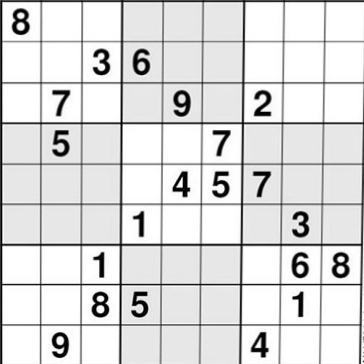
#> input picture Sudoku Solver/Output_Images/extracted_grid.png, 364 x 364 px
$ python main.py   (older library calls are emulated)
#> lines starting #> are read from the running program, lines starting #| are printed output that depends on the picture; after the words box and inside, x2 and y2 are one past the last pixel; in counts of white or black regions, pixels touching at a corner belong together
#> the answer given: Output_Images/extracted_grid.png
### Sudoku Solver/extract_grid.py
import os

import cv2
import numpy as np


# DRAWS LINES
def draw_lines(image, hough_lines, color=None, thickness=2):
    if color is None:
        color = [255, 255, 255]
    height, width = image.shape
    for line in hough_lines:
        rho, theta = line[0]
        if rho == 0 and theta == -100:
            continue
        if theta != 0:
            m = -1 / np.tan(theta)
            c = rho / np.sin(theta)
            (x1, y1) = (0, int(c))
            (x2, y2) = (width, int(m * width + c))

        else:
            (x1, y1) = (rho, 0)
            (x2, y2) = (rho, height)

        cv2.line(image, (x1, y1), (x2, y2), color, thickness)


# Merging lines
def merge_related_lines(lines, image):
    height, width = image.shape
    for current in lines:
        if current[0, 0] == 0 and current[0, 1] == -100:
            continue
        rho_current, theta_current = current[0]

        if np.pi * 45 / 180 <= theta_current <= np.pi * 135 / 180:
            # Almost horizontal
            x1_curr, y1_curr = (0, rho_current / np.sin(theta_current))
            x2_curr, y2_curr = (width, rho_current / np.sin(theta_current) - width / np.tan(theta_current))
        else:
            # Almost Vertical
            x1_curr, y1_curr = (rho_current / np.cos(theta_current), 0)
            x2_curr, y2_curr = (rho_current / np.cos(theta_current) - height * np.tan(theta_current), height)

        for pos in lines:
            if (pos[0] == current[0]).all():
                continue
            rho_pos, theta_pos = pos[0]
            if rho_pos == 0 and theta_pos == -100:
                continue
            if abs(rho_pos - rho_current) < 20 and abs(theta_pos - theta_current) < np.pi * 10 / 180:
                if np.pi * 45 / 180 <= theta_pos <= np.pi * 135 / 180:
                    x1_pos, y1_pos = (0, rho_pos / np.sin(theta_pos))
                    x2_pos, y2_pos = (width, rho_pos / np.sin(theta_pos) - width / np.tan(theta_pos))
                else:
                    # Almost vertical
                    x1_pos, y1_pos = (rho_pos / np.cos(theta_pos), 0)
                    x2_pos, y2_pos = (rho_pos / np.cos(theta_pos) - height * np.tan(theta_pos), height)
                if (x1_curr - x1_pos) ** 2 + (y1_curr - y1_pos) ** 2 <= 64 * 64 and \
                        (x2_curr - x2_pos) ** 2 + (y2_curr - y2_pos) ** 2 <= 64 * 64:
                    # The two lines are close enough. Lets merge i.e, average them and estimate new points
                    rho_current = (rho_current + rho_pos) / 2
                    theta_current = (theta_current + theta_pos) / 2

                    pos[0, 0] = 0
                    pos[0, 1] = -100


# Figures out the borders of the outer_box
def find_borders(lines, image):
    height, width = image.shape
    top_edge = None
    bottom_edge = None
    left_egde = None
    right_egde = None

    top_dist = (height ** 2) * 3
    bottom_dist = 0
    left_dist = (width ** 2) * 3
    right_dist = 0

    for line in lines:
        if line[0, 0] == 0 and line[0, 1] == -100:
            continue
        if np.pi * 45 / 180 <= line[0, 1] <= np.pi * 135 / 180:
            # Horizontal line
            x1, y1 = 0, line[0, 0] / np.sin(line[0, 1])
            if y1 >= height:
                y1 = height - 1
            elif y1 < 0:
                y1 = 0

            x2, y2 = width, line[0, 0] / np.sin(line[0, 1]) - width / np.tan(line[0, 1])
            if y2 >= height:
                y2 = height - 1
            elif y2 < 0:
                y2 = 0

            dist = y1 ** 2 + y2 ** 2
            if dist < top_dist:
                top_dist = dist
                top_edge = line
            if dist > bottom_dist:
                bottom_dist = dist
                bottom_edge = line
        else:
            # Vertical line
            x1, y1 = line[0, 0] / np.cos(line[0, 1]), 0
            if x1 < 0:
                x1 = 0
            elif x1 > width:
                x1 = width

            x2, y2 = line[0, 0] / np.cos(line[0, 1]) - height * np.tan(line[0, 1]), height
            if x2 < 0:
                x2 = 0
            elif x2 > width:
                x2 = width

            dist = x1 ** 2 + x2 ** 2
            if dist < left_dist:
                left_dist = dist
                left_egde = line
            if dist > right_dist:
                right_dist = dist
                right_egde = line
    return [top_edge, bottom_edge, left_egde, right_egde]


def find_intersection_point(line_a, line_b):
    rho_1, theta_1 = line_a[0]
    rho_2, theta_2 = line_b[0]

    x = (rho_2 * np.sin(theta_1) - rho_1 * np.sin(theta_2)) / np.sin(theta_1 - theta_2)
    y = (rho_1 - x * np.cos(theta_1)) / np.sin(theta_1)
    return int(x), int(y)


# Find the longest edge
def length_of_longest_edge(top_left_corner, top_right_corner, bottom_left_corner, bottom_right_corner):
    maxLen = (bottom_left_corner[0] - bottom_right_corner[0]) ** 2 + (
            bottom_left_corner[1] - bottom_right_corner[1]) ** 2
    temp = (top_left_corner[0] - top_right_corner[0]) ** 2 + (top_left_corner[1] - top_right_corner[1]) ** 2
    if temp > maxLen:
        maxLen = temp
    temp = (top_left_corner[0] - bottom_left_corner[0]) ** 2 + (top_left_corner[1] - bottom_left_corner[1]) ** 2
    if temp > maxLen:
        maxLen = temp
    temp = (top_right_corner[0] - bottom_right_corner[0]) ** 2 + (top_right_corner[1] - bottom_right_corner[1]) ** 2
    if temp > maxLen:
        maxLen = temp
    return int(maxLen ** 0.5)


class SudokuImage:
    def __init__(self, image_path="sudokuFull.jpg"):
        # Check if output folder is already created
#> called with image_path = 'Output_Images/extracted_grid.png'
        if not os.path.exists("Output_Images"):
            os.mkdir("Output_Images")
        if not os.path.exists("Output_Images/preprocessing_phase"):
            os.mkdir("Output_Images/preprocessing_phase")

        self.image = cv2.imread(image_path, 0)
#> self.image is the input picture: shape (364, 364); min 0, max 255, mean 219.6
        self.outer_box = None
        self.extracted_grid = None
        self.hough_lines = None
        self.edges = None
        self.top_left_corner = None
        self.top_right_corner = None
        self.bottom_left_corner = None
        self.bottom_right_corner = None
        cv2.imwrite("Output_Images/preprocessing_phase/original.png", self.image)

    def preprocess_image(self):
        blurred = cv2.GaussianBlur(self.image, (5, 5), 0)
        thresholded = cv2.adaptiveThreshold(blurred, 255, cv2.ADAPTIVE_THRESH_MEAN_C, cv2.THRESH_BINARY, 5, 5)
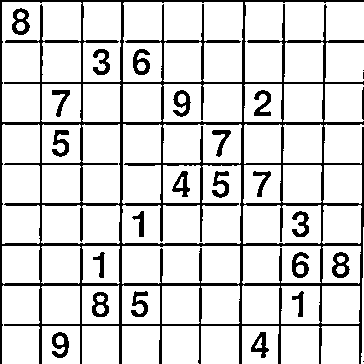
#> thresholded: shape (364, 364); 84.2% white; 26 black regions (3 under 20 px), largest, box (x1, y1, x2, y2) and area: (0, 0, 364, 364) 16369, (12, 8, 30, 35) 263, (332, 252, 350, 278) 253
        thresholded = cv2.bitwise_not(thresholded)
        cv2.imwrite("Output_Images/preprocessing_phase/thresholded.png", thresholded)
        kernel = cv2.getStructuringElement(cv2.MORPH_ELLIPSE, (3, 3))
        dilated_image = cv2.dilate(thresholded, kernel, iterations=1)
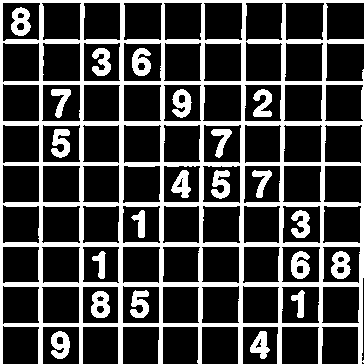
#> dilated_image: shape (364, 364); 26.3% white; 22 white regions, largest, box (x1, y1, x2, y2) and area: (0, 0, 364, 364) 28219, (11, 7, 31, 36) 378, (132, 48, 151, 76) 367
        self.outer_box = dilated_image
        cv2.imwrite("Output_Images/preprocessing_phase/dilated_image.png", dilated_image)
        # Flood Fill to find the biggest blob

        height, width = np.shape(self.outer_box)
        max1 = -1
        max_pt = None
        for y in range(height):
            row = self.outer_box[y]
            for x in range(width):
                if row[x] >= 200:
                    area = cv2.floodFill(self.outer_box, None, (x, y), 64)[0]
                    if area > max1:
                        max1 = area
                        max_pt = (x, y)
#> after the loop, max1 = 28219; max_pt = (0, 0)

        cv2.floodFill(self.outer_box, None, max_pt, (255, 255, 255))

        for y in range(height):
            row = self.outer_box[y]
            for x in range(width):
                if row[x] < 200 and x != max_pt[0] and y != max_pt[1]:
                    cv2.floodFill(self.outer_box, None, (x, y), (0, 0, 0))
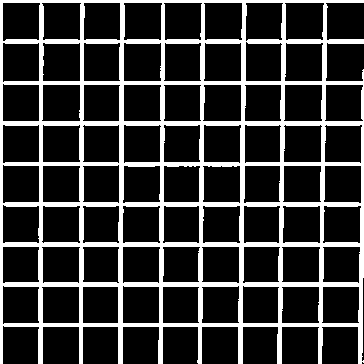
#> self.outer_box: shape (364, 364); 21.3% white; 1 white region, box (x1, y1, x2, y2) and area: (0, 0, 364, 364) 28219

        cv2.imwrite("Output_Images/preprocessing_phase/floodfill.png", self.outer_box)

        # outer_box = cv2.erode(outer_box,kernel)

    def detect_borders(self):

        # Parameters that define the desired accuracy that is 1 degree theta and 1 unit rho
        rho_resolution = 1
        theta_resolution = np.pi / 180
        threshold = 155
        self.hough_lines = cv2.HoughLines(self.outer_box, rho_resolution, theta_resolution, threshold)
#> self.hough_lines = 122 rows, first 8: [0, 0], [40, 0], [81, 0], [120, 0], [162, 0], [242, 0], [245, 0.0175], [284, 0.0175]

        hough_lines_image = np.zeros_like(self.outer_box)
        draw_lines(hough_lines_image, self.hough_lines)
#> the loop in draw_lines, `for line in hough_lines:` made 122 passes
#> (rho, theta, m, c, x1, y1, x2, y2) on passes 7 to 14: (245, 0.0175, -57.29, 14038.2, 0, 14038, 364, -6815), (284, 0.0175, -57.29, 16272.8, 0, 16272, 364, -4580), (325, 0.0175, -57.29, 18622.1, 0, 18622, 364, -2231), (0, 1.57, 4.37e-08, 0, 0, 0, 364, 0), (41, 1.57, 4.37e-08, 41, 0, 41, 364, 41), (82, 1.57, 4.37e-08, 82, 0, 82, 364, 82), (121, 1.57, 4.37e-08, 121, 0, 121, 364, 121), (163, 1.57, 4.37e-08, 163, 0, 163, 364, 163)
#> after the loop in draw_lines, `for line in hough_lines:`:
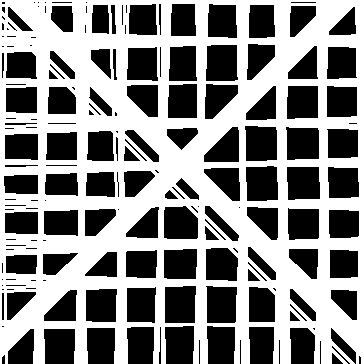
#> image: shape (364, 364); 53.5% white; 181 black regions (60 under 20 px), largest, box (x1, y1, x2, y2) and area: (165, 286, 196, 323) 1101, (206, 45, 238, 81) 1089, (206, 286, 237, 323) 1058
        cv2.imwrite("Output_Images/preprocessing_phase/hough_lines.png", hough_lines_image)

        merge_related_lines(self.hough_lines, self.image)
#> the loop in merge_related_lines, `for current in lines:` made 122 passes

        hough_lines_image = np.zeros_like(self.image)
        draw_lines(hough_lines_image, self.hough_lines)
#> call 2 of draw_lines, with hough_lines = array of shape (122, 1, 2), thickness = 2
#> the loop in draw_lines (call 2), `for line in hough_lines:` made 122 passes
#> after the loop in draw_lines (call 2), `for line in hough_lines:`:
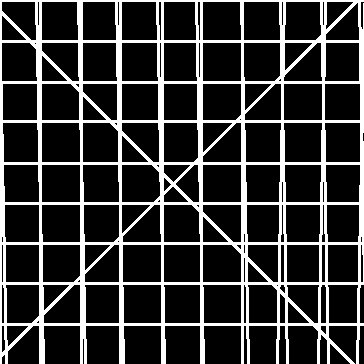
#> image: shape (364, 364); 21.2% white; 1 white region, box (x1, y1, x2, y2) and area: (0, 0, 364, 364) 28148
        hough_lines_image_bitwise_not = cv2.bitwise_not(hough_lines_image)
        cv2.imwrite("Output_Images/preprocessing_phase/merged_hough_lines.png", hough_lines_image_bitwise_not)

        # Find the borders of the Sudoku board
        self.edges = find_borders(self.hough_lines, self.image)
#> the loop in find_borders, `for line in lines:` made 122 passes
        edges_image = np.zeros_like(self.outer_box)
        draw_lines(edges_image, self.edges)
        edges_image = cv2.bitwise_not(edges_image)
#> edges_image: shape (364, 364); 97.5% white; 1 black region, box (x1, y1, x2, y2) and area: (0, 0, 364, 364) 3269
        cv2.imwrite("Output_Images/preprocessing_phase/recognized_edges.png", edges_image)
        self.top_left_corner = find_intersection_point(self.edges[0], self.edges[2])
        self.top_right_corner = find_intersection_point(self.edges[0], self.edges[3])
        self.bottom_left_corner = find_intersection_point(self.edges[1], self.edges[2])
        self.bottom_right_corner = find_intersection_point(self.edges[1], self.edges[3])

    def correct_perspective(self):
        # Getting to the part of warping the image to correct the orientation and center it
        maxLen = length_of_longest_edge(self.top_left_corner, self.top_right_corner,
                                        self.bottom_left_corner, self.bottom_right_corner)
        src = np.array([self.top_left_corner, self.top_right_corner, self.bottom_right_corner,
                        self.bottom_left_corner]).astype(np.float32)
        dst = np.array([[0, 0], [maxLen - 1, 0], [maxLen - 1, maxLen - 1], [0, maxLen - 1]]).astype(np.float32)
        M = cv2.getPerspectiveTransform(src, dst)
        self.extracted_grid = cv2.warpPerspective(self.image, M, (maxLen, maxLen))
        extracted_grid_path = "Output_Images/extracted_grid.png"
        try:
            os.remove(extracted_grid_path)
        except:
            pass
        cv2.imwrite(extracted_grid_path, self.extracted_grid)
        return extracted_grid_path

    def get_extracted_grid(self):
        return self.extracted_grid

### Sudoku Solver/extract_numbers.py
import os

import cv2
import numpy as np


class NumberExtractor:
    def __init__(self, extracted_grid):
        self.image = extracted_grid
        self.thresholded = None
        self.sudoku_numbers = np.ones((9, 9)).astype(np.int)
        if not os.path.exists("Output_Images/cells"):
            os.mkdir("Output_Images/cells")
        if not os.path.exists("Output_Images/cleaned_cells"):
            os.mkdir("Output_Images/cleaned_cells")
        if not os.path.exists("Output_Images/centered_cells"):
            os.mkdir("Output_Images/centered_cells")

    def preprocess(self):
        denoised = cv2.GaussianBlur(self.image, (5, 5), 0)
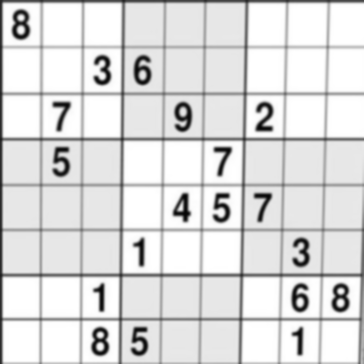
#> denoised: shape (364, 364); min 5, max 255, mean 219
        thresholded = cv2.adaptiveThreshold(denoised, 255, cv2.ADAPTIVE_THRESH_MEAN_C, cv2.THRESH_BINARY, 5, 5)
#> thresholded: shape (364, 364); 84.4% white; 31 black regions (2 under 20 px), largest, box (x1, y1, x2, y2) and area: (0, 0, 364, 364) 15646, (12, 10, 30, 40) 297, (134, 55, 151, 85) 286
        self.thresholded = cv2.bitwise_not(thresholded)
        # kernel = cv2.getStructuringElement(cv2.MORPH_ELLIPSE, (3, 3))
        # dilated = cv2.dilate(thresholded, kernel, iterations=1)

    def find_numbers(self):
        # empty_image = np.ones_like(self.thresholded)
        # Divide the board into 81 squares
        cell_size = int(self.image.shape[0] / 9) + 1
        for y in range(9):
            for x in range(9):
                cropped_cell = self.thresholded[y * cell_size:(y + 1) * cell_size - 1,
                               x * cell_size: (x + 1) * cell_size - 1]
                cell_path = "Output_Images/cells/" + str(y) + str(x) + ".png"
                try:
                    os.remove(cell_path)
                except:
                    pass

                # Write each cell to memory
                cv2.imwrite(cell_path, cropped_cell)
#> this loop made 9 passes
#> pass 1, in find_numbers, `cv2.imwrite(cell_path, cropped_cell)`:
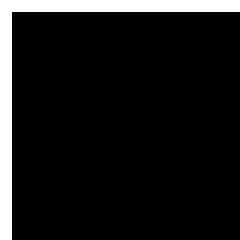
#> saved as 03.png: shape (40, 40) (shown 6 times larger); 9.8% white; 1 white region, box (x1, y1, x2, y2) and area: (0, 0, 40, 40) 156

        # Find numbered cells and empty cells using flood fill
        for j in range(9):
            for i in range(9):
                cell_path = "Output_Images/cells/" + str(j) + str(i) + ".png"
                current_cell = cv2.imread(cell_path, 0)
                current_cell = cv2.resize(current_cell, (40, 40), cv2.INTER_AREA)
                y = int(current_cell.shape[0] / 2)
                number_found = False
                seed_point = None
                for x in range(int(current_cell.shape[1] / 3), int(2 * current_cell.shape[1] / 3)):
                    if current_cell[y, x] == 255:
                        number_found = True
                        seed_point = (x, y)
                        break
                if number_found:
                    # print("Seed Point is: %s and y,x is %d,%d" %(seed_point, j, i))
                    cv2.floodFill(current_cell, None, seed_point, 150)
#> current_cell: shape (40, 40); min 0, max 255, mean 52.7
#> (the rest of the program and of its run is left out)
